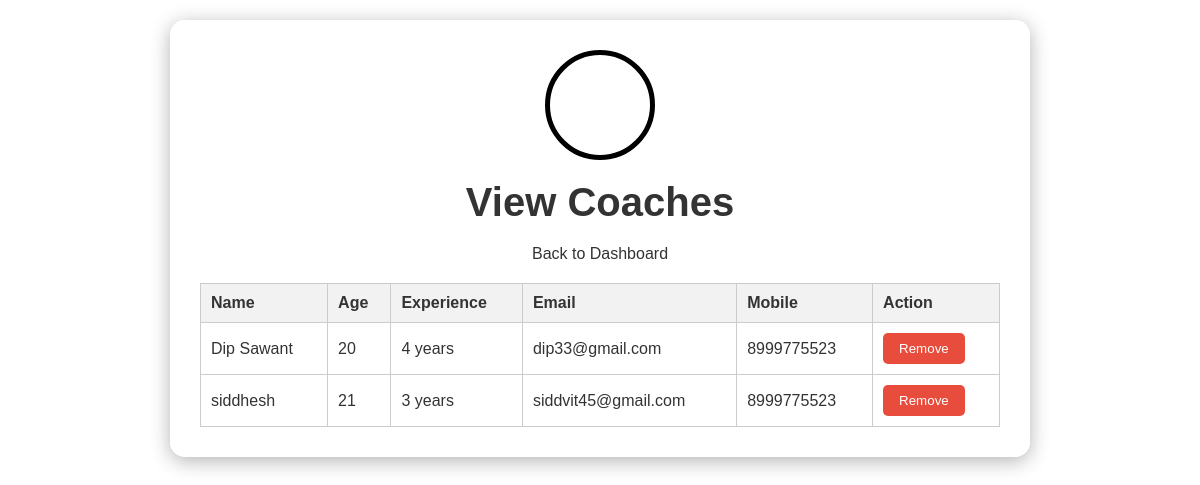
The page /view_coaches (signed in) on the database its author committed.
### tables this page shows
CREATE TABLE coaches (
    id INTEGER PRIMARY KEY AUTOINCREMENT,
    name TEXT NOT NULL,
    age INTEGER NOT NULL,
    experience TEXT NOT NULL,
    email TEXT NOT NULL,
    mobile TEXT NOT NULL
);

### app.py (the view)
@app.route('/view_coaches')
def view_coaches():
    if 'username' in session:
        conn = get_db_connection()
        cursor = conn.cursor()
        cursor.execute("SELECT * FROM coaches")
        coaches = cursor.fetchall()
        conn.close()
        return render_template('view_coaches.html', coaches=coaches)
    else:
        flash('Please login first!')
        return redirect(url_for('login'))

### app.py (called while the page is built)
def get_db_connection():
    conn = sqlite3.connect('users.db')
    conn.row_factory = sqlite3.Row
    return conn

### templates/view_coaches.html (shortened to what this page needs)
<!DOCTYPE html>
<html lang="en">
<head>
</head>
<body>
    <div class="container">
        <header>
            <div class="logo"></div>
            <h1>View Coaches</h1>
            <a href="{{ url_for('dashboard') }}">Back to Dashboard</a>
        </header>
        <section>
            <table>
                <thead>
                    <tr>
                        <th>Name</th>
                        <th>Age</th>
                        <th>Experience</th>
                        <th>Email</th>
                        <th>Mobile</th>
                        <th>Action</th>
                    </tr>
                </thead>
                <tbody>
                    {% for coach in coaches %}
                        <tr>
                            <td>{{ coach.name }}</td>
                            <td>{{ coach.age }}</td>
                            <td>{{ coach.experience }}</td>
                            <td>{{ coach.email }}</td>
                            <td>{{ coach.mobile }}</td>
                            <td>
                                <form method="POST" action="/remove_coach" style="margin: 0;">
                                    <button type="submit">Remove</button>
                                </form>
                            </td>
                        </tr>
                    {% endfor %}
                </tbody>
            </table>
        </section>
    </div>
</body>
</html>

### templates/view_coaches.html (style rules this page uses)
body { font-family: Arial, sans-serif; background-image: url('https://www.shutterstock.com/image-photo/barbell-fitness-training-gym-sports-600nw-2139742761.jpg'); background-size: cover; background-position: center; margin: 0; padding: 20px; color: #333; }
.container { max-width: 800px; margin: 0 auto; background: rgba(255, 255, 255, 0.9); padding: 30px; border-radius: 15px; box-shadow: 0 4px 20px rgba(0, 0, 0, 0.3); text-align: center; }
header { margin-bottom: 20px; }
h1 { margin: 0; font-size: 2.5em; color: #333; }
.logo { width: 100px; height: 100px; border-radius: 50%; border: 5px solid black; background-image: url('https://cdn.pixabay.com/photo/2024/01/10/05/32/ai-generated-8498914_640.jpg'); background-size: cover; background-position: center; margin: 0 auto 20px; }
section { text-align: left; }
table { width: 100%; border-collapse: collapse; }
th, td { border: 1px solid #ccc; padding: 10px; text-align: left; }
th { background-color: #f2f2f2; }
button { background-color: #e74c3c; color: white; border: none; padding: 8px 16px; border-radius: 5px; cursor: pointer; transition: background-color 0.3s; }
a { color: #333; text-decoration: none; margin-top: 20px; display: inline-block; }

### rows shown on the page
coaches: name "Dip Sawant", age "20", experience "4 years", email "dip33@gmail.com", mobile "8999775523"
coaches: name "siddhesh", age "21", experience "3 years", email "siddvit45@gmail.com", mobile "8999775523"
